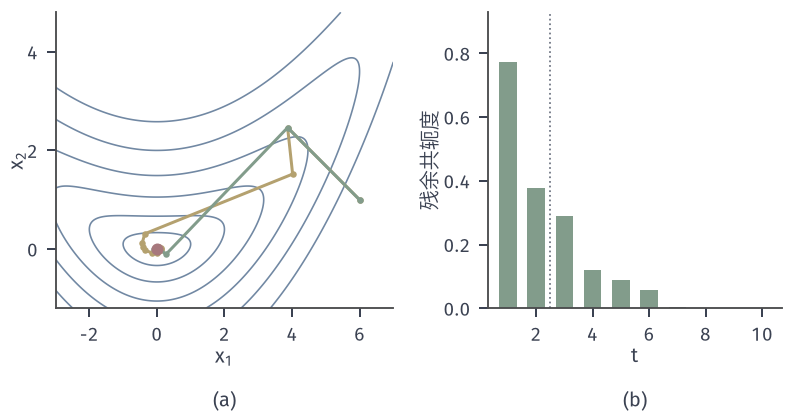

This chart was generated by the following Python code:
from pathlib import Path
import sys
ROOT = next(p for p in Path(__file__).resolve().parents if (p/'build.sh').is_file() and (p/'tex/book.tex').is_file())
sys.path.insert(0, str(ROOT/'figures/00-shared/mathematical-preliminaries-upper/00-shared/comprehension-figures'))
from support import figure, save, BLUE, GREEN, YELLOW, RED, PURPLE, INK, MUTED, GRID, BLUE_FILL, GREEN_FILL, YELLOW_FILL, RED_FILL, PURPLE_FILL
import numpy as np
HERE = Path(__file__).resolve().parent
STROKE = '#4C4D4F'
def panel(fig, left, right, top, bottom, wspace=.25, hspace=.2):
    fig.set_layout_engine(None)
    fig.subplots_adjust(left=left, right=right, top=top, bottom=bottom, wspace=wspace, hspace=hspace)
def tag(fig, ax, s, y=None, d=.085):
    p = ax.get_position(); fig.text((p.x0+p.x1)/2, (p.y0-d) if y is None else y, s, ha='center', va='top')
# 贯穿例：f(x)=(x1^2+9 x2^2)/2，x0=(9,1)，mu=1，L=9，kappa=9。
H = np.array([1., 9.]); X0 = np.array([9., 1.])
def f_ex(x): return .5*(H*np.asarray(x)**2).sum(-1)
def contour_ex(ax, xr, yr, levels):
    X,Y = np.meshgrid(np.linspace(*xr,700), np.linspace(*yr,500))
    ax.contour(X,Y,.5*(X**2+9*Y**2),levels=levels,colors=[BLUE],linewidths=.65)
def path(ax, P, c, ms=3.2, lw=1.2, **k):
    P=np.asarray(P); ax.plot(P[:,0],P[:,1],'-o',color=c,lw=lw,ms=ms,mew=0,zorder=4,**k)
def opt(ax, x=0, y=0): ax.plot([x],[y],'o',ms=4.8,color=RED,mew=0,zorder=6)
# 弯谷 f(x)=x1^2/2+(9/2)(x2-0.1 x1^2)^2：c=0 时退化为贯穿例，极小点 (0,0)，该点 Hessian 为 diag(1,9)。
c=0.1
def F(x): return .5*x[0]**2+4.5*(x[1]-c*x[0]**2)**2
def G(x):
    r=x[1]-c*x[0]**2
    return np.array([x[0]-18*c*x[0]*r, 9*r])
def Hs(x):
    r=x[1]-c*x[0]**2
    return np.array([[1-18*c*r+36*c*c*x[0]**2,-18*c*x[0]],[-18*c*x[0],9.]])
def wolfe(x,d,c1,c2,a1=1.0):
    n=[0]
    def phi(a):
        n[0]+=1; return F(x+a*d),G(x+a*d)@d
    p0=F(x); d0=G(x)@d
    def zoom(lo,hi,plo):
        for _ in range(80):
            a=.5*(lo+hi); p,dp=phi(a)
            if p>p0+c1*a*d0 or p>=plo: hi=a
            else:
                if abs(dp)<=c2*abs(d0): return a
                if dp*(hi-lo)>=0: hi=lo
                lo=a; plo=p
        return lo
    ao,po,a=0,p0,a1
    for i in range(40):
        p,dp=phi(a)
        if p>p0+c1*a*d0 or (i>0 and p>=po): return zoom(ao,a,po),n[0]
        if abs(dp)<=c2*abs(d0): return a,n[0]
        if dp>=0: return zoom(a,ao,p),n[0]
        ao,po=a,p; a*=2
    return a,n[0]
def ncg(rule,x0,c2=.4,restart=False,T=300,tol=1e-8):
    x=np.array(x0,float); g=G(x); d=-g; rec=[(np.linalg.norm(g),1.)]; P=[x.copy()]; D=[d.copy()]; N=1
    for t in range(T):
        a,k=wolfe(x,d,1e-4,c2); N+=k
        x=x+a*d; gn=G(x); y=gn-g
        b={'FR':(gn@gn)/(g@g),'PRP':(gn@y)/(g@g),'PRP+':max((gn@y)/(g@g),0)}[rule]
        if restart and abs(gn@g)>=.1*(gn@gn): b=0
        d=-gn+b*d
        if gn@d>=0: d=-gn
        g=gn; P.append(x.copy()); D.append(d.copy()); rec.append((np.linalg.norm(g),-(g@d)/np.linalg.norm(g)/np.linalg.norm(d)))
        if rec[-1][0]<tol: break
    return np.array(rec),np.array(P),D,N
fig,(a,b)=figure(width_mm=112,height_mm=58,ncols=2,gridspec_kw={'width_ratios':[1.15,1]})
panel(fig,.07,.985,.97,.25,wspace=.3)
X,Y=np.meshgrid(np.linspace(-3,7,700),np.linspace(-1.2,4.8,500))
a.contour(X,Y,.5*X**2+4.5*(Y-c*X**2)**2,levels=[.5,2,5,10,18,30],colors=[BLUE],linewidths=.65)
R,P,D,N=ncg('FR',[6,1]); R2,P2,D2,N2=ncg('PRP+',[6,1])
path(a,P[:18],YELLOW,ms=2.6); path(a,P2[:18],GREEN,ms=2.6); opt(a)
a.set_xlim(-3,7); a.set_ylim(-1.2,4.8); a.set_xlabel('$x_1$',labelpad=1); a.set_ylabel('$x_2$',labelpad=0); a.set_xticks([-2,0,2,4,6]); a.set_yticks([0,2,4])
# 近精确线搜索下相邻方向在当前 Hessian 下的夹角余弦
_,Pc,Dc,_=ncg('PRP',[6,1],c2=1e-6,tol=1e-6)
m=[]
for t in range(min(10,len(Dc)-1)):
    A=Hs(Pc[t+1]); u,v=Dc[t],Dc[t+1]
    if A[0,0]<=0 or np.linalg.det(A)<=0:
        m.append(abs(u@A@v)/np.linalg.norm(u)/np.linalg.norm(v)/np.linalg.norm(A,2))
    else: m.append(abs(u@A@v)/np.sqrt((u@A@u)*(v@A@v)))
b.bar(range(1,len(m)+1),m,.62,color=GREEN); b.axvline(2.5,color=MUTED,lw=.7,ls=':'); b.set_xlabel('$t$',labelpad=1); b.set_ylabel('残余共轭度',labelpad=1); b.set_xlim(.3,10.7); b.set_xticks([2,4,6,8,10]); b.set_ylim(0,max(m)*1.2)
tag(fig,a,'(a)',y=.05); tag(fig,b,'(b)',y=.05)
print(N,N2,len(P),len(P2),[round(x,3) for x in m])
save(fig,HERE,'figure',{'c':c,'x0':[6,1],'FR_iters':len(P)-1,'PRP_plus_iters':len(P2)-1,'FR_fg':N,'PRP_plus_fg':N2})
